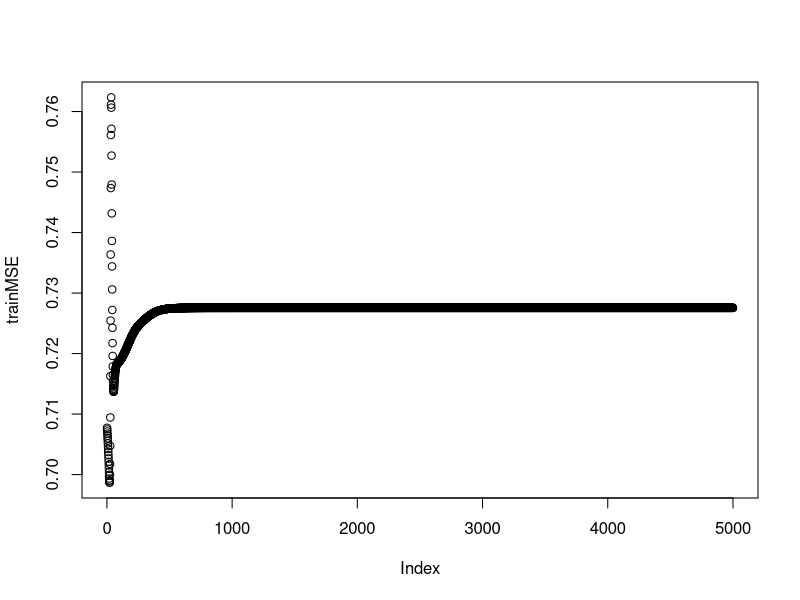
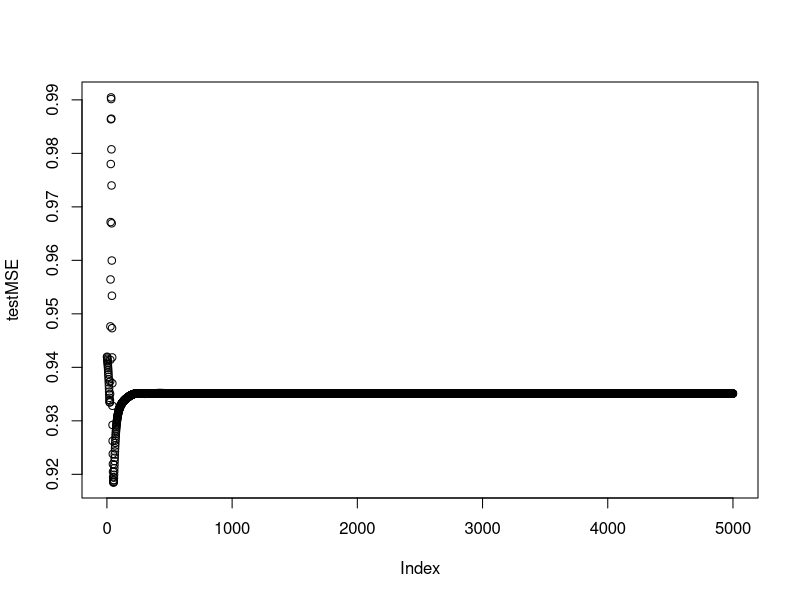

Reproduce these figures in R, in order.
library(kernlab)
data(spam)

features = spam[,-58]
y = spam[,-(1:57)]

missClass = function(X1,X2){
  missclass = ( 1 - sum ( diag ( table ( X1,X2 )))/ length ( X1 ))
}

spam = spam[sample(nrow(spam)),]

innerCross = ksvm(type~.,data= spam, kernel="rbfdot", C=5, kpar = list(sigma= 0.01), cross = 2)

nested = function(data, c ,w, K){
  
  
  
  foldsize = nrow(data)%/%K
  temp = 1
  totalerror = 0
  
  for(i in 1:K){
    if(i != K){
      
      test = data[temp:(i*foldsize),]
      train = data[-(temp:(i*foldsize)),]
      
      
    }else{
      
      test = data[temp:nrow(data),]
      train = data[-(temp:nrow(data)),]
    }
    
    innerCross = ksvm(type~.,data= train, kernel="rbfdot", C=c, kpar = list(sigma= w), cross = 2)
    mailtype = predict(innerCross,test[,-58])
    t = table(mailtype,test[,58])
    error = missClass(mailtype,test[,58])
    totalerror = totalerror + error
    temp = (i*foldsize) + 1
    
    
  }
  result = totalerror/K
  
}

test = nested(spam,1,0.1,5)



## NN


run = function(We, Ve, X, t){
  
  X2 = cbind(1,X)
  a = numeric(10)
  z = numeric(11)
  deltaJ = numeric(11)
  
  
  y = 0
  
  for( i in 1:length(a)){
    for (j in 1:ncol(X2)){
      a[i] = a[i] + X2[j]*We[i,j]
      
    }
  }
  
  a2 = cbind(1,a)
  
  for(i in 1:length(z)){
    z[i] = tanh(a2[i])
  }
  
  for (j in 1:length(z)){
    
    y = y + Ve[j]*z[j]
    
  }
  
  deltaK = y - t
  return(deltaK)

}



backprop = function(We, Ve, X, t, learningrate){
  
  
  ## Add the bias
  X2 = cbind(1,X)
  a = numeric(10)
  z = numeric(11)
  deltaJ = numeric(11)
  We = We
  Ve = Ve

  
  y = 0
  
  for( i in 1:length(a)){
    for (j in 1:ncol(X2)){
        a[i] = a[i] + X2[j]*We[i,j]
      
    }
  }
  
  ## Add the bias for the hiddenlayer
  a2 = cbind(1,a)
  
  for(i in 1:length(z)){
    z[i] = tanh(a2[i])
  }
  
  for (j in 1:length(z)){
    
    y = y + Ve[j]*z[j]

  }

  deltaK = y - t
  
  for(k in 1:length(a)){
    deltaJ[k] = (1-z[k]^2)*Ve[k]*deltaK
    
  }
  
  for (i in 1:length(Ve)){
    dEdve = deltaK * z[i]
    Ve[i] = Ve[i] - learningrate * dEdve
  }

  for( i in 1:length(a)){
    for (j in 1:ncol(X2)){
          dEdwe = deltaJ[i]*X2[j]
          We[i,j] = We[i,j] - learningrate * dEdwe
    
      }
    }
    
  returnList = list("We"= We, "Ve" = Ve)
  return(returnList)
    
}

set.seed(1234567890)
Var <- runif(50, 0, 10)
trva <- data.frame(Var, Sin=sin(Var))
tr <- trva[1:25,] # Training
va <- trva[26:50,] # Validation
V <- runif(11, -1, 1)
W = matrix(runif(20,-1,1),10)

ite = 5000

trainMSE = numeric(ite)
testMSE = numeric(ite)

for(j in 1:ite){
  trainingError = 0
  validationError = 0

for (i in 1:nrow(tr)){
  
  result = backprop(W,V,tr[i,1],tr[i,2],0.05)
  
  W = result$We
  V = result$Ve

  
}
  
  for (k in 1:nrow(tr)){
    err = run(W,V,tr[k,1],tr[k,2])
    trainingError = trainingError + err^2
    
  }
  
  for (k in 1:nrow(va)){
    vaErr = run(W,V,va[k,1],va[k,2])
    validationError = validationError + vaErr^2
  }
  
  trainMSE[j] = trainingError / nrow(tr)
  testMSE[j] = validationError / nrow(va)
  
}

plot(trainMSE)
plot(testMSE)
